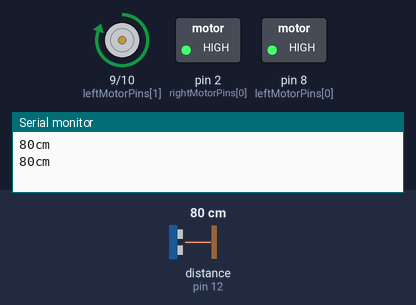
Simulated run of this sketch. Board: Arduino Uno, built with avr-gcc and run on an emulated ATmega328P. On the bench: motor-driver pin pairs drawn as motors (green arrow = first pin HIGH = forward, orange = second pin HIGH = backward, longer = more drive), switched loads named in the sketch (green lamp = pin HIGH), the last lines printed to the serial monitor. Inputs (shaded band) come from the test bench; at power-on: distance to the obstacle (sensor on pin 12) 80 cm. The echo pulse lasts 58.3 µs per cm.

Above: at 1.8 s.
1.9 s: distance to the obstacle (sensor on pin 12) set to 21 cm
3.4 s: distance to the obstacle (sensor on pin 12) set to 17 cm
At 4.5 s:
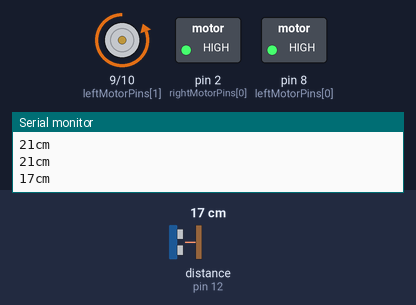
5.6 s: distance to the obstacle (sensor on pin 12) set to 45 cm
7.3 s: distance to the obstacle (sensor on pin 12) set to 55 cm
At 9.3 s:
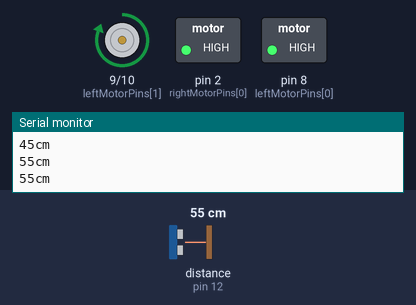
9.7 s: distance to the obstacle (sensor on pin 12) set to 2 cm
At 11.6 s:
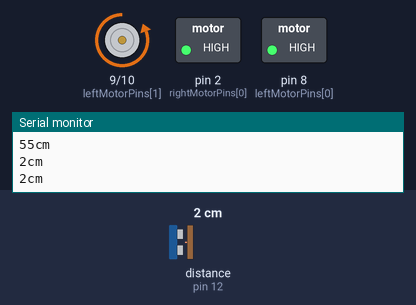
Timing chart, 0 to 12.8 s (numbered marks = the images above; inputs shaded):
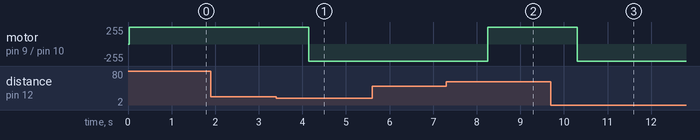

The sketch:

autonomous_robot.ino
```cpp
#include "SR04.h" // Ultrasonic sensor HC-SR04 library

#define SONAR_TRIG_PIN 12
#define SONAR_ECHO_PIN 11

SR04 sonar = SR04(SONAR_ECHO_PIN, SONAR_TRIG_PIN);
long distance;

const int ACTIVATION_PIN = 0;
const int INPUT_PIN_1 = 1;
const int INPUT_PIN_2 = 2;

// Right motor (L293D channels 3 and 4)
int rightMotorPins[3] = {2, 3, 4};

// Left motor (L293D channels 1 and 2)
int leftMotorPins[3] = {8, 9, 10};

/**
 * Initialize the pins of a motor
 */
void initMotor(int activationPin, int inputPin1, int inputPin2)
{
    pinMode(activationPin, OUTPUT);
    pinMode(inputPin1, OUTPUT);
    pinMode(inputPin2, OUTPUT);
    // Enable the motor driver
    digitalWrite(activationPin, HIGH);
}

/**
 * Move the robot forward
 */
void moveForward(int *leftMotorPins, int *rightMotorPins)
{
    digitalWrite(leftMotorPins[INPUT_PIN_1], HIGH);
    digitalWrite(leftMotorPins[INPUT_PIN_2], LOW);
    digitalWrite(rightMotorPins[INPUT_PIN_1], LOW);
    digitalWrite(rightMotorPins[INPUT_PIN_2], HIGH);
}

/**
 * Move the robot backward
 */
void moveBackward(int *leftMotorPins, int *rightMotorPins)
{
    digitalWrite(leftMotorPins[INPUT_PIN_1], LOW);
    digitalWrite(leftMotorPins[INPUT_PIN_2], HIGH);
    digitalWrite(rightMotorPins[INPUT_PIN_1], HIGH);
    digitalWrite(rightMotorPins[INPUT_PIN_2], LOW);
}

// Main functions

void setup()
{
    Serial.begin(9600);
    initMotor(leftMotorPins[ACTIVATION_PIN], leftMotorPins[INPUT_PIN_1], leftMotorPins[INPUT_PIN_2]);
    initMotor(rightMotorPins[ACTIVATION_PIN], leftMotorPins[INPUT_PIN_1], leftMotorPins[INPUT_PIN_2]);
}

void loop()
{
    distance = sonar.Distance(); // Measure distance in cm
    Serial.print(distance);
    Serial.println("cm");

    if (distance > 50) {
        moveForward(leftMotorPins, rightMotorPins);
    }

    if (distance < 20) {
        moveBackward(leftMotorPins, rightMotorPins);
    }

    delay(1000);
}
```

Measured:
- the behaviour switches between 20 and 19 cm on distance to the obstacle (sensor on pin 12) (found by bisection; images 0 and 1)
- the behaviour switches between 50 and 51 cm on distance to the obstacle (sensor on pin 12) (found by bisection; images 1 and 2)
- after the input at 3.4 s, motor on pin 9 (leftMotorPins[1]) / pin 10 (leftMotorPins[2]): forward 255/255 → backward 255/255 after 0.74 s
- after the input at 7.3 s, motor on pin 9 (leftMotorPins[1]) / pin 10 (leftMotorPins[2]): backward 255/255 → forward 255/255 after 0.95 s
- after the input at 9.7 s, motor on pin 9 (leftMotorPins[1]) / pin 10 (leftMotorPins[2]): forward 255/255 → backward 255/255 after 0.61 s
